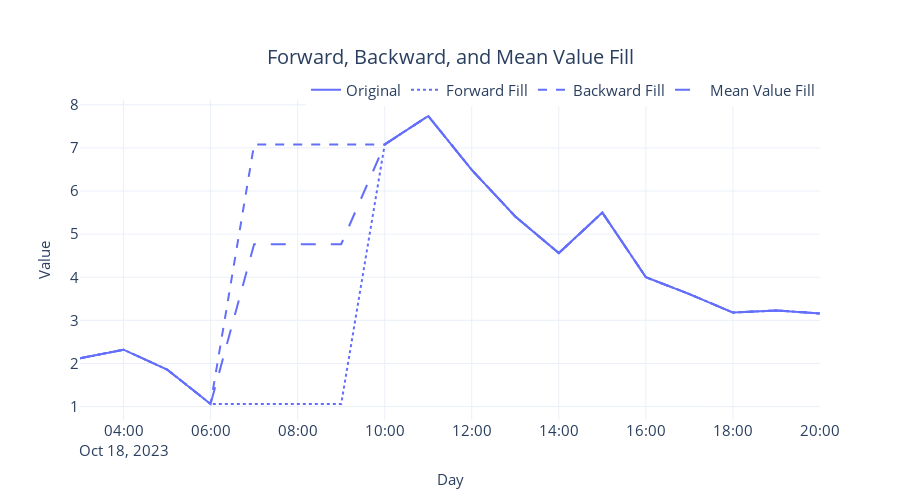

The cell this chart's notebook holds for it:
### Code cell
#Plotting
plot_df = pd.melt(_df.reset_index(), id_vars="datetime", var_name="series")
fig = px.line(plot_df, x="datetime", y=["value"], line_dash="series", title="Forward, Backward, and Mean Value Fill")
fig = format_plot(fig, ['Original', 'Forward Fill', 'Backward Fill', "Mean Value Fill"])
fig.write_image("imgs/chapter_2/ffill_bfill_mean_missing_values.png")
fig.show()

### Figure 1 — Plotly figure (JSON) as saved in the notebook; plotly's stock layout.template omitted (floating-point values rounded to 4 significant figures)
{"data": [{"hovertemplate": "variable=value<br>series=pm2_5_1_hr<br>datetime=%{x}<br>_value=%{y}<extra></extra>", "legendgroup": "value, pm2_5_1_hr", "line": {"color": "#636efa", "dash": "solid"}, "marker": {"symbol": "circle"}, "mode": "lines", "name": "Original", "orientation": "v", "showlegend": true, "type": "scatter", "x": ["2023-10-18T03:00:00", "2023-10-18T04:00:00", "2023-10-18T05:00:00", "2023-10-18T06:00:00", "2023-10-18T07:00:00", "2023-10-18T08:00:00", "2023-10-18T09:00:00", "2023-10-18T10:00:00", "2023-10-18T11:00:00", "2023-10-18T12:00:00", "2023-10-18T13:00:00", "2023-10-18T14:00:00", "2023-10-18T15:00:00", "2023-10-18T16:00:00", "2023-10-18T17:00:00", "2023-10-18T18:00:00", "2023-10-18T19:00:00", "2023-10-18T20:00:00"], "xaxis": "x", "y": [2.12, 2.32, 1.86, 1.06, null, null, null, 7.08, 7.74, 6.49, 5.41, 4.56, 5.5, 4, 3.61, 3.18, 3.23, 3.16], "yaxis": "y"}, {"hovertemplate": "variable=value<br>series=ffill<br>datetime=%{x}<br>_value=%{y}<extra></extra>", "legendgroup": "value, ffill", "line": {"color": "#636efa", "dash": "dot"}, "marker": {"symbol": "circle"}, "mode": "lines", "name": "Forward Fill", "orientation": "v", "showlegend": true, "type": "scatter", "x": ["2023-10-18T03:00:00", "2023-10-18T04:00:00", "2023-10-18T05:00:00", "2023-10-18T06:00:00", "2023-10-18T07:00:00", "2023-10-18T08:00:00", "2023-10-18T09:00:00", "2023-10-18T10:00:00", "2023-10-18T11:00:00", "2023-10-18T12:00:00", "2023-10-18T13:00:00", "2023-10-18T14:00:00", "2023-10-18T15:00:00", "2023-10-18T16:00:00", "2023-10-18T17:00:00", "2023-10-18T18:00:00", "2023-10-18T19:00:00", "2023-10-18T20:00:00"], "xaxis": "x", "y": [2.12, 2.32, 1.86, 1.06, 1.06, 1.06, 1.06, 7.08, 7.74, 6.49, 5.41, 4.56, 5.5, 4, 3.61, 3.18, 3.23, 3.16], "yaxis": "y"}, {"hovertemplate": "variable=value<br>series=bfill<br>datetime=%{x}<br>_value=%{y}<extra></extra>", "legendgroup": "value, bfill", "line": {"color": "#636efa", "dash": "dash"}, "marker": {"symbol": "circle"}, "mode": "lines", "name": "Backward Fill", "orientation": "v", "showlegend": true, "type": "scatter", "x": ["2023-10-18T03:00:00", "2023-10-18T04:00:00", "2023-10-18T05:00:00", "2023-10-18T06:00:00", "2023-10-18T07:00:00", "2023-10-18T08:00:00", "2023-10-18T09:00:00", "2023-10-18T10:00:00", "2023-10-18T11:00:00", "2023-10-18T12:00:00", "2023-10-18T13:00:00", "2023-10-18T14:00:00", "2023-10-18T15:00:00", "2023-10-18T16:00:00", "2023-10-18T17:00:00", "2023-10-18T18:00:00", "2023-10-18T19:00:00", "2023-10-18T20:00:00"], "xaxis": "x", "y": [2.12, 2.32, 1.86, 1.06, 7.08, 7.08, 7.08, 7.08, 7.74, 6.49, 5.41, 4.56, 5.5, 4, 3.61, 3.18, 3.23, 3.16], "yaxis": "y"}, {"hovertemplate": "variable=value<br>series=mean_value<br>datetime=%{x}<br>_value=%{y}<extra></extra>", "legendgroup": "value, mean_value", "line": {"color": "#636efa", "dash": "longdash"}, "marker": {"symbol": "circle"}, "mode": "lines", "name": "Mean Value Fill", "orientation": "v", "showlegend": true, "type": "scatter", "x": ["2023-10-18T03:00:00", "2023-10-18T04:00:00", "2023-10-18T05:00:00", "2023-10-18T06:00:00", "2023-10-18T07:00:00", "2023-10-18T08:00:00", "2023-10-18T09:00:00", "2023-10-18T10:00:00", "2023-10-18T11:00:00", "2023-10-18T12:00:00", "2023-10-18T13:00:00", "2023-10-18T14:00:00", "2023-10-18T15:00:00", "2023-10-18T16:00:00", "2023-10-18T17:00:00", "2023-10-18T18:00:00", "2023-10-18T19:00:00", "2023-10-18T20:00:00"], "xaxis": "x", "y": [2.12, 2.32, 1.86, 1.06, 4.766, 4.766, 4.766, 7.08, 7.74, 6.49, 5.41, 4.56, 5.5, 4, 3.61, 3.18, 3.23, 3.16], "yaxis": "y"}], "layout": {"autosize": false, "height": 500, "legend": {"font": {"size": 15}, "orientation": "h", "title": {}, "tracegroupgap": 0, "x": 1, "xanchor": "right", "y": 0.98, "yanchor": "bottom"}, "title": {"font": {"size": 20}, "text": "Forward, Backward, and Mean Value Fill", "x": 0.5, "xanchor": "center", "yanchor": "top"}, "width": 900, "xaxis": {"anchor": "y", "domain": [0, 1], "tickfont": {"size": 15}, "title": {"font": {"size": 15}, "text": "Day"}}, "yaxis": {"anchor": "x", "domain": [0, 1], "tickfont": {"size": 15}, "title": {"font": {"size": 15}, "text": "Value"}}}}
